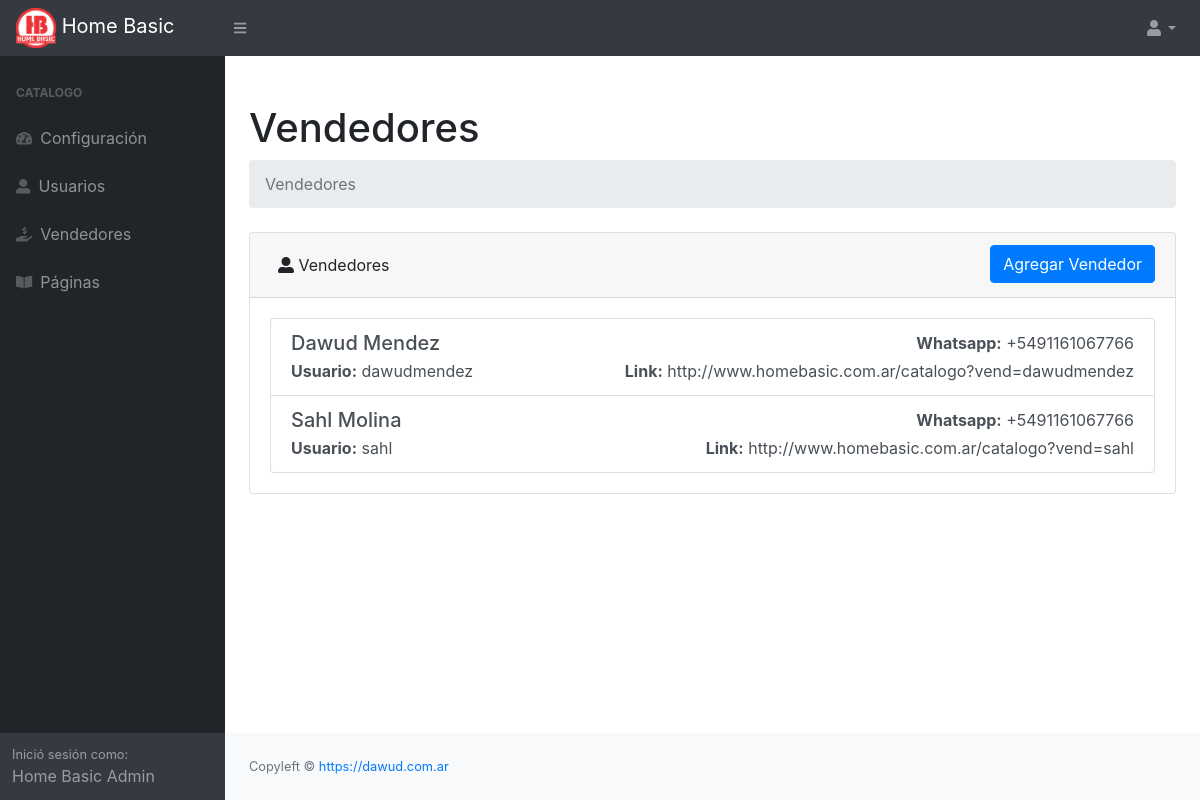
/administracion/dist/vendedores.php (signed in), run on the app's committed database.
### tables this page shows
CREATE TABLE `vendedores` (
  `id` int(200) NOT NULL,
  `usuario` varchar(50) NOT NULL,
  `nombre` varchar(20) NOT NULL,
  `apellido` varchar(20) NOT NULL,
  `email` varchar(50) NOT NULL,
  `whatsapp` varchar(50) NOT NULL,
  `link` varchar(200) NOT NULL
);

### administracion/dist/objetos/vendedor.php (called while the page is built, shortened)
<?php
class Vendedor {
    private $con;
    private $nombre_tabla = "vendedores";
    public function __construct($db){
        $this->con = $db;
    }
    public function traer() {
        $query = "SELECT id, usuario, nombre, apellido, email, whatsapp, link
                FROM " . $this->nombre_tabla;
        $stmt = $this->con->prepare($query);
        $stmt->execute();
        return $stmt;
    }
}
?>

### administracion/dist/vendedores.php (the view, shortened to what this page needs)
<?php
include_once 'objetos/vendedor.php';
$database = new BaseDatos();
$db = $database->traerConexion();
$vend = new Vendedor($db);
$stmt = $vend->traer();
$num = $stmt->rowCount();
if($num>0){
    $vendedores_arr=array();
    while ($row = $stmt->fetch(PDO::FETCH_ASSOC)){
        extract($row);
        $vendedores_item=array(
            "id" => $id,
            "usuario" => $usuario,
            "nombre" => $nombre,
            "apellido" => $apellido,
            "email" => $email,
            "whatsapp" => $whatsapp,
            "link" => $link
        );
        array_push($vendedores_arr, $vendedores_item);
    }
}
?>
<?php require_once("head.php"); ?>
    <body class="sb-nav-fixed">
        <?php require_once("top-nav.php"); ?>
        <div id="layoutSidenav">
            <?php require_once("side-nav.php"); ?>
            <div id="layoutSidenav_content">
                <main>
                    <div class="container-fluid">
                        <h1 class="mt-4">Vendedores</h1>
                        <ol class="breadcrumb mb-4">
                            <li class="breadcrumb-item active">Vendedores</li>
                        </ol>
                        <div class="card mb-4">
                            <div class="card-header d-flex w-100 justify-content-between mb2">
                                <div class="p-2"><i class="fas fa-user-alt"></i> Vendedores</div>
                                <div>
                                    <a class="btn btn-primary" href="vendedor_controlador.php?accion=crear" role="button">Agregar Vendedor</a>
                                </div>
                            </div>
                            <div class="card-body">
                                <?php
                                if(isset($vendedores_arr)){
                                    ?>
                                    <div class="list-group sortable">
                                    <?php
                                    foreach ($vendedores_arr as $vend){
                                    ?>
                                        <a href="vendedor_controlador.php?accion=ver&id=<?php echo $vend["id"]; ?>" class="list-group-item list-group-item-action">
                                            <div class="d-flex w-100 justify-content-between">
                                                <div class="">
                                                    <h5 class="mb-1">
                                                        <?php echo $vend["nombre"] . ' ' . $vend["apellido"]; ?>
                                                    </h5>
                                                </div>
                                                <div class="">
                                                    <strong>Whatsapp:</strong> <?php echo $vend["whatsapp"]; ?>
                                                </div>
                                            </div>
                                            <div class="d-flex w-100 justify-content-between">
                                                <div>
                                                    <strong>Usuario:</strong> <?php echo $vend["usuario"]; ?>
                                                </div>
                                                <div class="">
                                                    <strong>Link:</strong> <?php echo $vend["link"]; ?>
                                                </div>
                                            </div>
                                        </a>
                                    <?php
                                    }
                                    ?>
                                    </div>
                                    <?php
                                }
                                else {
                                ?>
                                <h2>No hay vendedores en el sistema</h2>
                                <?php
                                }
                                ?>
                            </div>
                        </div>
                    </div>
                </main>
                <?php require_once("footer.php"); ?>
            </div>
        </div>
    </body>
</html>

### data on the page
vendedores: nombre "Dawud", apellido "Mendez", whatsapp "+5491161067766", usuario "dawudmendez", link "http://www.homebasic.com.ar/catalogo?vend=dawudmendez"
vendedores: nombre "Sahl", apellido "Molina", whatsapp "+5491161067766", usuario "sahl", link "http://www.homebasic.com.ar/catalogo?vend=sahl"

### other printed values
$_SESSION["nombre_sitio"] "Home Basic"
$_SESSION['usu_nombre'] "Home Basic"
$_SESSION['usu_apellido'] "Admin"
